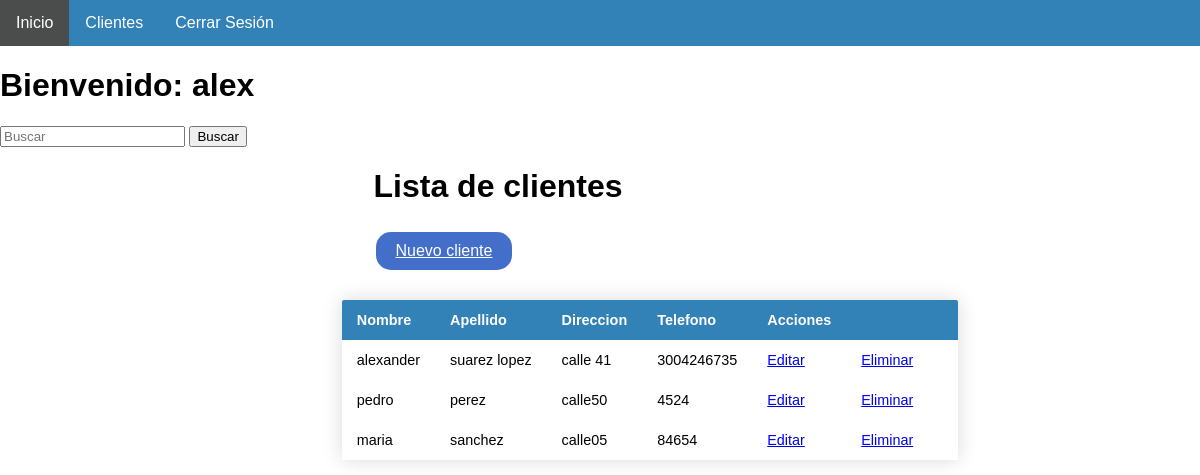
/cliente.php (signed in), run on the app's committed database.
### tables this page shows
CREATE TABLE IF NOT EXISTS `client` (
  `IDCLIENT` int NOT NULL AUTO_INCREMENT,
  `NAME` varchar(70) DEFAULT NULL,
  `LASTNAME` varchar(70) DEFAULT NULL,
  `ADDRESS` varchar(70) DEFAULT NULL,
  `PHONE` varchar(70) DEFAULT NULL,
  PRIMARY KEY (`IDCLIENT`)
);

### cliente.php (the view, shortened to what this page needs)
<?php
if (!isset($_SESSION['nombre'])) {
    header('Location: login.php');
} elseif (isset($_SESSION['nombre'])) {
    include 'config/conexion.php';
    $sentencia = $conn->query("SELECT * FROM client;");
    $client = $sentencia->fetchAll(PDO::FETCH_OBJ);
} else {
    echo "Error en el sistema";
}
?>
<!DOCTYPE html>
<html lang="en">
<head>
    <link rel="stylesheet" href="CSS/stylecliente.css">
</head>
<body>
    <?php include("cabecera/header.php") ?>
    <h1>Bienvenido:
        <?php echo $_SESSION['nombre'] ?>
    </h1>
    <form class="form-inline my-2 my-lg-0">
        <input class="form-control mr-sm-2" type="text" name="busqueda" placeholder="Buscar" aria-label="Search">
        <button class="btn btn-outline-success my-2 my-sm-0" name="enviar" type="submit">Buscar</button>
    </form>
    <div class="titulo">
        <h1>Lista de clientes</h1>
    </div>
    <div class="boton-c">
        <a href="formulariocliente.php" class="btnaniadir">Nuevo cliente</a>
    </div>
    <div class="container">
        <table class="content-table">
            <thead>
                <tr>
                    <th>Nombre</th>
                    <th>Apellido</th>
                    <th>Direccion</th>
                    <th>Telefono</th>
                    <th>Acciones</th>
                    <th></th>
                    <th></th>
                </tr>
            <tbody>
                <?php
                foreach ($client as $dato) {
                ?>
                <tr>
                    <td>
                        <?php echo $dato->NAME; ?>
                    </td>
                    <td>
                        <?php echo $dato->LASTNAME; ?>
                    </td>
                    <td>
                        <?php echo $dato->ADDRESS; ?>
                    </td>
                    <td>
                        <?php echo $dato->PHONE; ?>
                    </td>
                    <td><a href="actualizar.php?id=<?php echo $dato->IDCLIENT; ?>">Editar</a></td>
                    <td><a href="delete.php?id=<?php echo $dato->IDCLIENT; ?>">Eliminar</a></td>
                </tr>
                <?php
                }
                ?>
            </tbody>
        </table>
    </div>
</body>
</html>

### cabecera/header.php (shortened to what this page needs)
<head>
    <link rel="stylesheet" href="CSS/stylecliente.css">
  <body>
  <div class=" navbar">
        <ul>
            <li><a href="#">Inicio</a></li>
            <li><a href="cliente.php">Clientes</a></li>
           <li><a href="logout.php">Cerrar Sesión</a></li>
        </ul>
    </div>
  </body>
</head>

### css/stylecliente.css (style rules this page uses)
* { font-family: sans-serif; }
body { margin: 0; padding: 0; }
.container { display: flex; align-items: center; justify-content: center; margin: 0; padding: 0; width: 100%; height: 100%; }
.boton-c { display: flex; align-items: center; justify-content: center; margin: 0; width: 74%; height: 50%; }
.titulo { display: flex; align-items: center; justify-content: center; margin: 0; width: 83%; height:100%; }
.content-table { border-collapse: collapse; margin: 25px 0; font-size: 0.9em; margin-left: 100px; border-radius: 2px 2px 0 0; overflow: hidden; box-shadow: 0 0 20px rgba(0, 0, 0, 0.15); }
.content-table thead tr { background-color: #3282b8; color: #ffffff; text-align: left; font-weight: bold; }
.content-table th, .content-table td { padding: 12px 15px; }
ul { list-style-type: none; margin: 0; padding: 0; overflow: hidden; background-color: #3282b8; }
li { float: left; }
li a { display: block; color: white; text-align: center; padding: 14px 16px; text-decoration: none; }
.btnaniadir { border: 0; font: inherit; background-color: #436ec9; color: #fff; padding: 10px 20px; border-radius: 15px; margin: 5px 5px; }

### data on the page
client: NAME "alexander", LASTNAME "suarez lopez", ADDRESS "calle 41", PHONE "3004246735"
client: NAME "pedro", LASTNAME "perez", ADDRESS "calle50", PHONE "4524"
client: NAME "maria", LASTNAME "sanchez", ADDRESS "calle05", PHONE "84654"

### other printed values
$_SESSION['nombre'] "alex"
